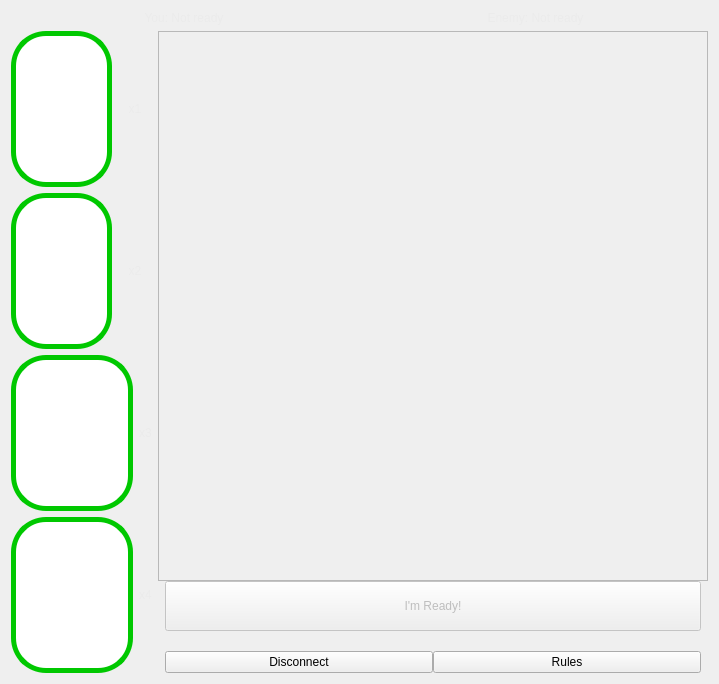
      <widget class="QWidget" name="page_MultiPlayerPrep">
       <layout class="QVBoxLayout" name="verticalLayout_23">
        <item>
         <layout class="QHBoxLayout" name="horizontalLayout_24">
          <item>
           <widget class="QLabel" name="label_MultiPlayerPrep_UserReady">
            <property name="styleSheet">
             <string notr="true">color: rgb(235, 235, 235);
font: 700 14pt &quot;Roboto&quot;;</string>
            </property>
            <property name="text">
             <string>You: Not ready</string>
            </property>
            <property name="alignment">
             <set>Qt::AlignCenter</set>
            </property>
           </widget>
          </item>
          <item>
           <widget class="QLabel" name="label_MultiPlayerPrep_EnemyReady">
            <property name="styleSheet">
             <string notr="true">color: rgb(235, 235, 235);
font: 700 14pt &quot;Roboto&quot;;</string>
            </property>
            <property name="text">
             <string>Enemy: Not ready</string>
            </property>
            <property name="alignment">
             <set>Qt::AlignCenter</set>
            </property>
           </widget>
          </item>
         </layout>
        </item>
        <item>
         <layout class="QHBoxLayout" name="horizontalLayout_19" stretch="1,2">
          <item>
           <layout class="QVBoxLayout" name="verticalLayout_21">
            <item>
             <layout class="QHBoxLayout" name="horizontalLayout_20">
              <item>
               <widget class="QPushButton" name="pushButton_MultiPlayer_Carrier">
                <property name="sizePolicy">
                 <sizepolicy hsizetype="Minimum" vsizetype="Expanding">
                  <horstretch>3</horstretch>
                  <verstretch>0</verstretch>
                 </sizepolicy>
                </property>
                <property name="cursor">
                 <cursorShape>PointingHandCursor</cursorShape>
                </property>
                <property name="styleSheet">
                 <string notr="true">QPushButton {
	image: url(:/new/prefix1/res/carrier_side.jpg);
    background-color: rgb(255, 255, 255);
    border: 5px solid rgb(0,200,0);
    border-radius: 35;
    padding: 10 ;
}

QPushButton:hover {
	padding: 15 ;
    border-color: rgb(30, 144, 255);
}

QPushButton:pressed {
	padding: 20 ;
    border-color: rgb(30, 120, 230);
}</string>
                </property>
                <property name="text">
                 <string/>
                </property>
               </widget>
              </item>
              <item>
               <widget class="QLabel" name="label_MultiPlayer_Carrier">
                <property name="sizePolicy">
                 <sizepolicy hsizetype="Expanding" vsizetype="Preferred">
                  <horstretch>1</horstretch>
                  <verstretch>0</verstretch>
                 </sizepolicy>
                </property>
                <property name="styleSheet">
                 <string notr="true">color: rgb(235, 235, 235);
font: 700 18pt &quot;Consolas&quot;;</string>
                </property>
                <property name="text">
                 <string>x1</string>
                </property>
                <property name="alignment">
                 <set>Qt::AlignCenter</set>
                </property>
               </widget>
              </item>
             </layout>
            </item>
            <item>
             <layout class="QHBoxLayout" name="horizontalLayout_21">
              <item>
               <widget class="QPushButton" name="pushButton_MultiPlayer_Cruiser">
                <property name="sizePolicy">
                 <sizepolicy hsizetype="Minimum" vsizetype="Expanding">
                  <horstretch>3</horstretch>
                  <verstretch>0</verstretch>
                 </sizepolicy>
                </property>
                <property name="cursor">
                 <cursorShape>PointingHandCursor</cursorShape>
                </property>
                <property name="styleSheet">
                 <string notr="true">QPushButton {
	image: url(:/new/prefix1/res/cruiser_side.jpg);
    background-color: rgb(255, 255, 255);
    border: 5px solid rgb(0,200,0);
    border-radius: 35;
    padding: 20 ;
}

QPushButton:hover {
	padding: 25 ;
    border-color: rgb(30, 144, 255);
}

QPushButton:pressed {
	padding: 30 ;
    border-color: rgb(30, 120, 230);
}</string>
                </property>
                <property name="text">
                 <string/>
                </property>
               </widget>
              </item>
              <item>
               <widget class="QLabel" name="label_MultiPlayer_Cruiser">
                <property name="sizePolicy">
                 <sizepolicy hsizetype="Expanding" vsizetype="Preferred">
                  <horstretch>1</horstretch>
                  <verstretch>0</verstretch>
                 </sizepolicy>
                </property>
                <property name="styleSheet">
                 <string notr="true">color: rgb(235, 235, 235);
font: 700 18pt &quot;Consolas&quot;;</string>
                </property>
                <property name="text">
                 <string>x2</string>
                </property>
                <property name="alignment">
                 <set>Qt::AlignCenter</set>
                </property>
               </widget>
              </item>
             </layout>
            </item>
            <item>
             <layout class="QHBoxLayout" name="horizontalLayout_22">
              <item>
               <widget class="QPushButton" name="pushButton_MultiPlayer_Submarine">
                <property name="sizePolicy">
                 <sizepolicy hsizetype="Minimum" vsizetype="Expanding">
                  <horstretch>3</horstretch>
                  <verstretch>0</verstretch>
                 </sizepolicy>
                </property>
                <property name="cursor">
                 <cursorShape>PointingHandCursor</cursorShape>
                </property>
                <property name="styleSheet">
                 <string notr="true">QPushButton {
	image: url(:/new/prefix1/res/submarine_side.jpg);
    background-color: rgb(255, 255, 255);
    border: 5px solid rgb(0,200,0);
    border-radius: 35;
    padding: 40 ;
}

QPushButton:hover {
	padding: 45 ;
    border-color: rgb(30, 144, 255);
}

QPushButton:pressed {
	padding: 50 ;
    border-color: rgb(30, 120, 230);
}</string>
                </property>
                <property name="text">
                 <string/>
                </property>
               </widget>
              </item>
              <item>
               <widget class="QLabel" name="label_MultiPlayer_Submarine">
                <property name="sizePolicy">
                 <sizepolicy hsizetype="Expanding" vsizetype="Preferred">
                  <horstretch>1</horstretch>
                  <verstretch>0</verstretch>
                 </sizepolicy>
                </property>
                <property name="styleSheet">
                 <string notr="true">color: rgb(235, 235, 235);
font: 700 18pt &quot;Consolas&quot;;</string>
                </property>
                <property name="text">
                 <string>x3</string>
                </property>
                <property name="alignment">
                 <set>Qt::AlignCenter</set>
                </property>
               </widget>
              </item>
             </layout>
            </item>
            <item>
             <layout class="QHBoxLayout" name="horizontalLayout_23">
              <item>
               <widget class="QPushButton" name="pushButton_MultiPlayer_Boat">
                <property name="sizePolicy">
                 <sizepolicy hsizetype="Minimum" vsizetype="Expanding">
                  <horstretch>3</horstretch>
                  <verstretch>0</verstretch>
                 </sizepolicy>
                </property>
                <property name="cursor">
                 <cursorShape>PointingHandCursor</cursorShape>
                </property>
                <property name="styleSheet">
                 <string notr="true">QPushButton {
	image: url(:/new/prefix1/res/boat_side.jpg);
    background-color: rgb(255, 255, 255);
    border: 5px solid rgb(0,200,0);
    border-radius: 35;
    padding: 40 ;
}

QPushButton:hover {
	padding: 45 ;
    border-color: rgb(30, 144, 255);
}

QPushButton:pressed {
	padding: 50 ;
    border-color: rgb(30, 120, 230);
}</string>
                </property>
                <property name="text">
                 <string/>
                </property>
               </widget>
              </item>
              <item>
               <widget class="QLabel" name="label_MultiPlayer_Boat">
                <property name="sizePolicy">
                 <sizepolicy hsizetype="Expanding" vsizetype="Preferred">
                  <horstretch>1</horstretch>
                  <verstretch>0</verstretch>
                 </sizepolicy>
                </property>
                <property name="styleSheet">
                 <string notr="true">color: rgb(235, 235, 235);
font: 700 18pt &quot;Consolas&quot;;</string>
                </property>
                <property name="text">
                 <string>x4</string>
                </property>
                <property name="alignment">
                 <set>Qt::AlignCenter</set>
                </property>
               </widget>
              </item>
             </layout>
            </item>
           </layout>
          </item>
          <item>
           <layout class="QVBoxLayout" name="verticalLayout_22">
            <property name="spacing">
             <number>0</number>
            </property>
            <item alignment="Qt::AlignHCenter|Qt::AlignVCenter">
             <widget class="QFrame" name="frame_MultiPlayer_Prep">
              <property name="sizePolicy">
               <sizepolicy hsizetype="Maximum" vsizetype="Maximum">
                <horstretch>0</horstretch>
                <verstretch>0</verstretch>
               </sizepolicy>
              </property>
              <property name="minimumSize">
               <size>
                <width>550</width>
                <height>550</height>
               </size>
              </property>
              <property name="maximumSize">
               <size>
                <width>550</width>
                <height>550</height>
               </size>
              </property>
              <property name="frameShape">
               <enum>QFrame::StyledPanel</enum>
              </property>
              <property name="frameShadow">
               <enum>QFrame::Raised</enum>
              </property>
             </widget>
            </item>
            <item>
             <layout class="QGridLayout" name="gridLayout_4" rowstretch="0,0,0">
              <property name="sizeConstraint">
               <enum>QLayout::SetDefaultConstraint</enum>
              </property>
              <property name="leftMargin">
               <number>7</number>
              </property>
              <property name="topMargin">
               <number>0</number>
              </property>
              <property name="rightMargin">
               <number>7</number>
              </property>
              <property name="bottomMargin">
               <number>0</number>
              </property>
              <item row="1" column="0" colspan="2">
               <spacer name="verticalSpacer_13">
                <property name="orientation">
                 <enum>Qt::Vertical</enum>
                </property>
                <property name="sizeType">
                 <enum>QSizePolicy::Fixed</enum>
                </property>
                <property name="sizeHint" stdset="0">
                 <size>
                  <width>20</width>
                  <height>20</height>
                 </size>
                </property>
               </spacer>
              </item>
              <item row="0" column="0" colspan="2">
               <widget class="QPushButton" name="pushButton_MultiPlayerPrep_Start">
                <property name="enabled">
                 <bool>false</bool>
                </property>
                <property name="sizePolicy">
                 <sizepolicy hsizetype="Minimum" vsizetype="Maximum">
                  <horstretch>0</horstretch>
                  <verstretch>0</verstretch>
                 </sizepolicy>
                </property>
                <property name="minimumSize">
                 <size>
                  <width>0</width>
                  <height>50</height>
                 </size>
                </property>
                <property name="maximumSize">
                 <size>
                  <width>16777215</width>
                  <height>60</height>
                 </size>
                </property>
                <property name="cursor">
                 <cursorShape>ArrowCursor</cursorShape>
                </property>
                <property name="styleSheet">
                 <string notr="true"/>
                </property>
                <property name="text">
                 <string>I'm Ready!</string>
                </property>
                <property name="default">
                 <bool>false</bool>
                </property>
                <property name="flat">
                 <bool>false</bool>
                </property>
               </widget>
              </item>
              <item row="2" column="0">
               <widget class="QPushButton" name="pushButton_MultiPlayerPrep_Disconnect">
                <property name="sizePolicy">
                 <sizepolicy hsizetype="Minimum" vsizetype="Maximum">
                  <horstretch>0</horstretch>
                  <verstretch>0</verstretch>
                 </sizepolicy>
                </property>
                <property name="maximumSize">
                 <size>
                  <width>16777215</width>
                  <height>60</height>
                 </size>
                </property>
                <property name="styleSheet">
                 <string notr="true"/>
                </property>
                <property name="text">
                 <string>Disconnect</string>
                </property>
               </widget>
              </item>
              <item row="2" column="1">
               <widget class="QPushButton" name="pushButton_MultiPlayerPrep_Rules">
                <property name="sizePolicy">
                 <sizepolicy hsizetype="Minimum" vsizetype="Maximum">
                  <horstretch>0</horstretch>
                  <verstretch>0</verstretch>
                 </sizepolicy>
                </property>
                <property name="maximumSize">
                 <size>
                  <width>16777215</width>
                  <height>60</height>
                 </size>
                </property>
                <property name="styleSheet">
                 <string notr="true"/>
                </property>
                <property name="text">
                 <string>Rules</string>
                </property>
               </widget>
              </item>
             </layout>
            </item>
           </layout>
          </item>
         </layout>
        </item>
       </layout>
      </widget>
